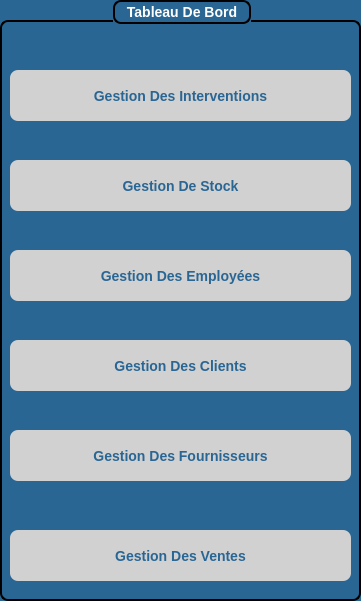
   <widget class="QGroupBox" name="groupBox_2">
    <property name="geometry">
     <rect>
      <x>10</x>
      <y>40</y>
      <width>361</width>
      <height>601</height>
     </rect>
    </property>
    <property name="styleSheet">
     <string notr="true">QGroupBox {
    background-color: rgb(41, 102, 148);   /* blue background */
    border: 2px solid black;               /* black border, 2px wide */
    border-radius: 8px;                    /* rounded corners */
    margin-top: 20px;                      /* space for the title */
    color: white;                          /* title text color */
    font-weight: bold;
    font-size: 14px;
}

QGroupBox::title {
 border: 2px solid black;               /* black border, 2px wide */
    border-radius: 8px;     
background-color: rgb(41, 102, 148);
    subcontrol-origin: margin;
    subcontrol-position: top center;       /* title centered */
    padding: 2px 10px;
}

</string>
    </property>
    <property name="title">
     <string>Tableau De Bord</string>
    </property>
    <widget class="QPushButton" name="stock_2">
     <property name="geometry">
      <rect>
       <x>10</x>
       <y>160</y>
       <width>341</width>
       <height>51</height>
      </rect>
     </property>
     <property name="styleSheet">
      <string notr="true">QPushButton {
      background-color: rgb(209, 209, 209);
    /* normal state */
    color: rgb(41, 102, 148);
    border: none;
    border-radius: 8px;
    padding: 8px 20px;
    font-size: 14px;
    font-weight: bold;
}

QPushButton:hover {
      /* darker on hover */
	background-color: rgb(97, 97, 97);
	color: rgb(255, 255, 255);
}
</string>
     </property>
     <property name="text">
      <string>Gestion De Stock</string>
     </property>
    </widget>
    <widget class="QPushButton" name="employe">
     <property name="geometry">
      <rect>
       <x>10</x>
       <y>250</y>
       <width>341</width>
       <height>51</height>
      </rect>
     </property>
     <property name="styleSheet">
      <string notr="true">QPushButton {
      background-color: rgb(209, 209, 209);
    /* normal state */
    color: rgb(41, 102, 148);
    border: none;
    border-radius: 8px;
    padding: 8px 20px;
    font-size: 14px;
    font-weight: bold;
}

QPushButton:hover {
      /* darker on hover */
	background-color: rgb(97, 97, 97);
	color: rgb(255, 255, 255);
}
</string>
     </property>
     <property name="text">
      <string>Gestion Des Employées</string>
     </property>
    </widget>
    <widget class="QPushButton" name="client_2">
     <property name="geometry">
      <rect>
       <x>10</x>
       <y>340</y>
       <width>341</width>
       <height>51</height>
      </rect>
     </property>
     <property name="styleSheet">
      <string notr="true">QPushButton {
      background-color: rgb(209, 209, 209);
    /* normal state */
    color: rgb(41, 102, 148);
    border: none;
    border-radius: 8px;
    padding: 8px 20px;
    font-size: 14px;
    font-weight: bold;
}

QPushButton:hover {
      /* darker on hover */
	background-color: rgb(97, 97, 97);
	color: rgb(255, 255, 255);
}
</string>
     </property>
     <property name="text">
      <string>Gestion Des Clients</string>
     </property>
    </widget>
    <widget class="QPushButton" name="fournisseur_2">
     <property name="geometry">
      <rect>
       <x>10</x>
       <y>430</y>
       <width>341</width>
       <height>51</height>
      </rect>
     </property>
     <property name="styleSheet">
      <string notr="true">QPushButton {
      background-color: rgb(209, 209, 209);
    /* normal state */
    color: rgb(41, 102, 148);
    border: none;
    border-radius: 8px;
    padding: 8px 20px;
    font-size: 14px;
    font-weight: bold;
}

QPushButton:hover {
      /* darker on hover */
	background-color: rgb(97, 97, 97);
	color: rgb(255, 255, 255);
}
</string>
     </property>
     <property name="text">
      <string>Gestion Des Fournisseurs</string>
     </property>
    </widget>
    <widget class="QPushButton" name="ventes">
     <property name="geometry">
      <rect>
       <x>10</x>
       <y>530</y>
       <width>341</width>
       <height>51</height>
      </rect>
     </property>
     <property name="styleSheet">
      <string notr="true">QPushButton {
      background-color: rgb(209, 209, 209);
    /* normal state */
    color: rgb(41, 102, 148);
    border: none;
    border-radius: 8px;
    padding: 8px 20px;
    font-size: 14px;
    font-weight: bold;
}

QPushButton:hover {
      /* darker on hover */
	background-color: rgb(97, 97, 97);
	color: rgb(255, 255, 255);
}
</string>
     </property>
     <property name="text">
      <string>Gestion Des Ventes</string>
     </property>
    </widget>
    <widget class="QPushButton" name="intervention">
     <property name="geometry">
      <rect>
       <x>10</x>
       <y>70</y>
       <width>341</width>
       <height>51</height>
      </rect>
     </property>
     <property name="styleSheet">
      <string notr="true">QPushButton {
      background-color: rgb(209, 209, 209);
    /* normal state */
    color: rgb(41, 102, 148);
    border: none;
    border-radius: 8px;
    padding: 8px 20px;
    font-size: 14px;
    font-weight: bold;
}

QPushButton:hover {
      /* darker on hover */
	background-color: rgb(97, 97, 97);
	color: rgb(255, 255, 255);
}
</string>
     </property>
     <property name="text">
      <string>Gestion Des Interventions</string>
     </property>
    </widget>
   </widget>
